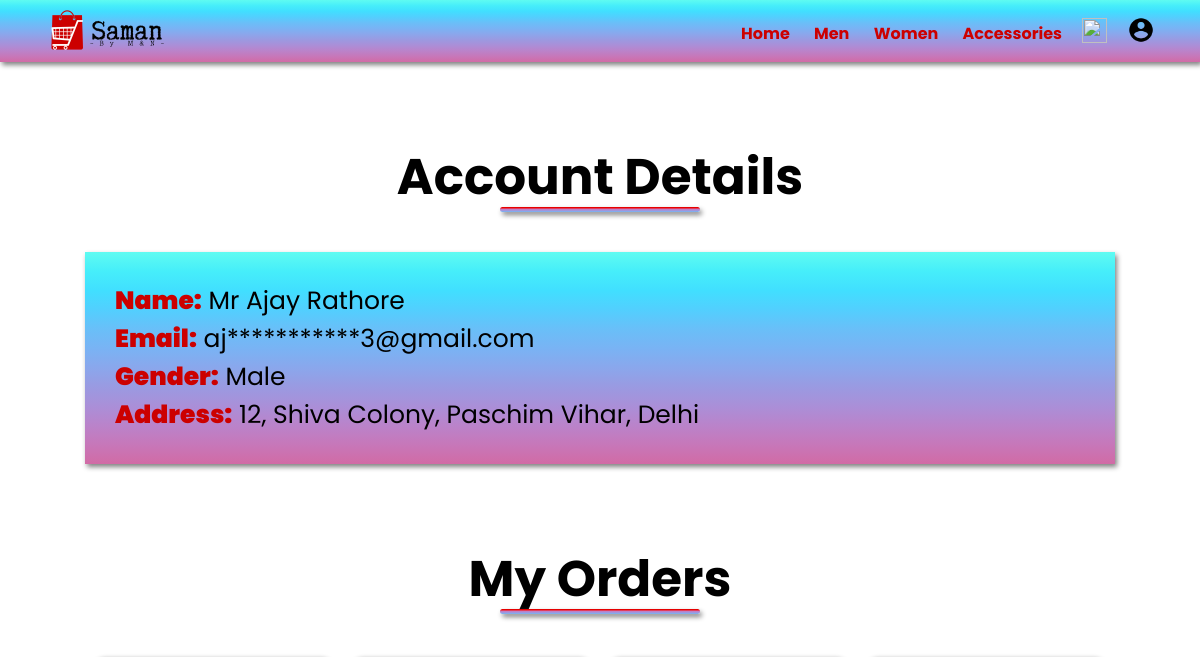
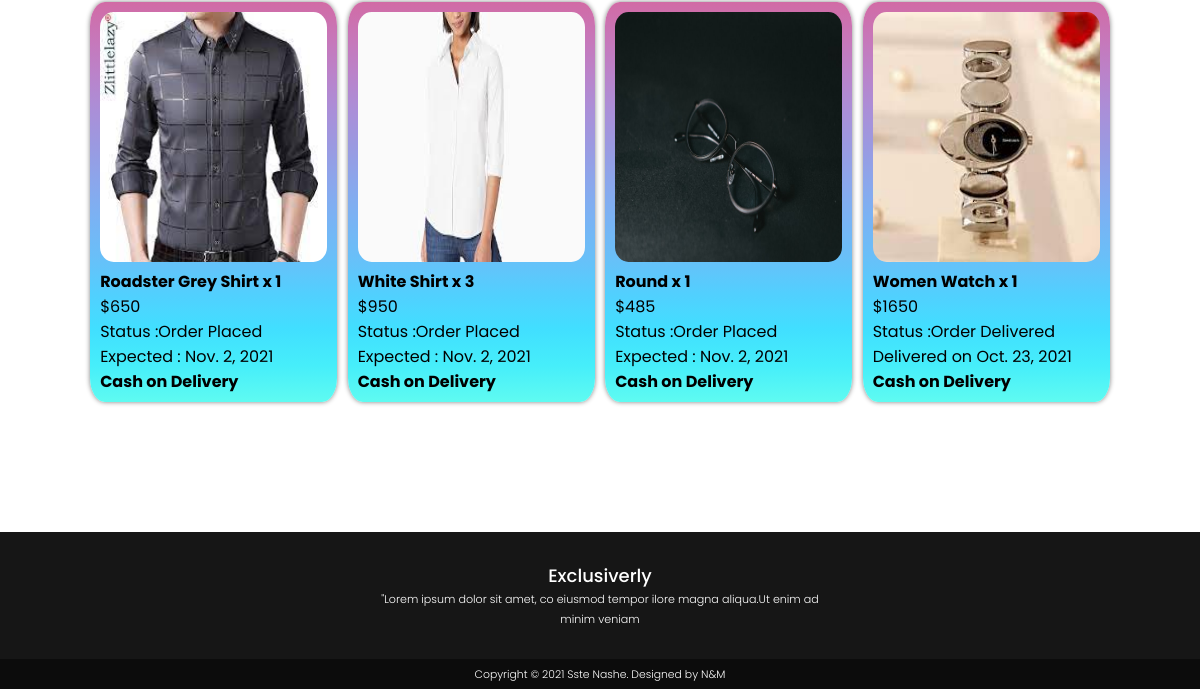
/account/, run on an earlier commit of the app's database (2 pictures, top to bottom).
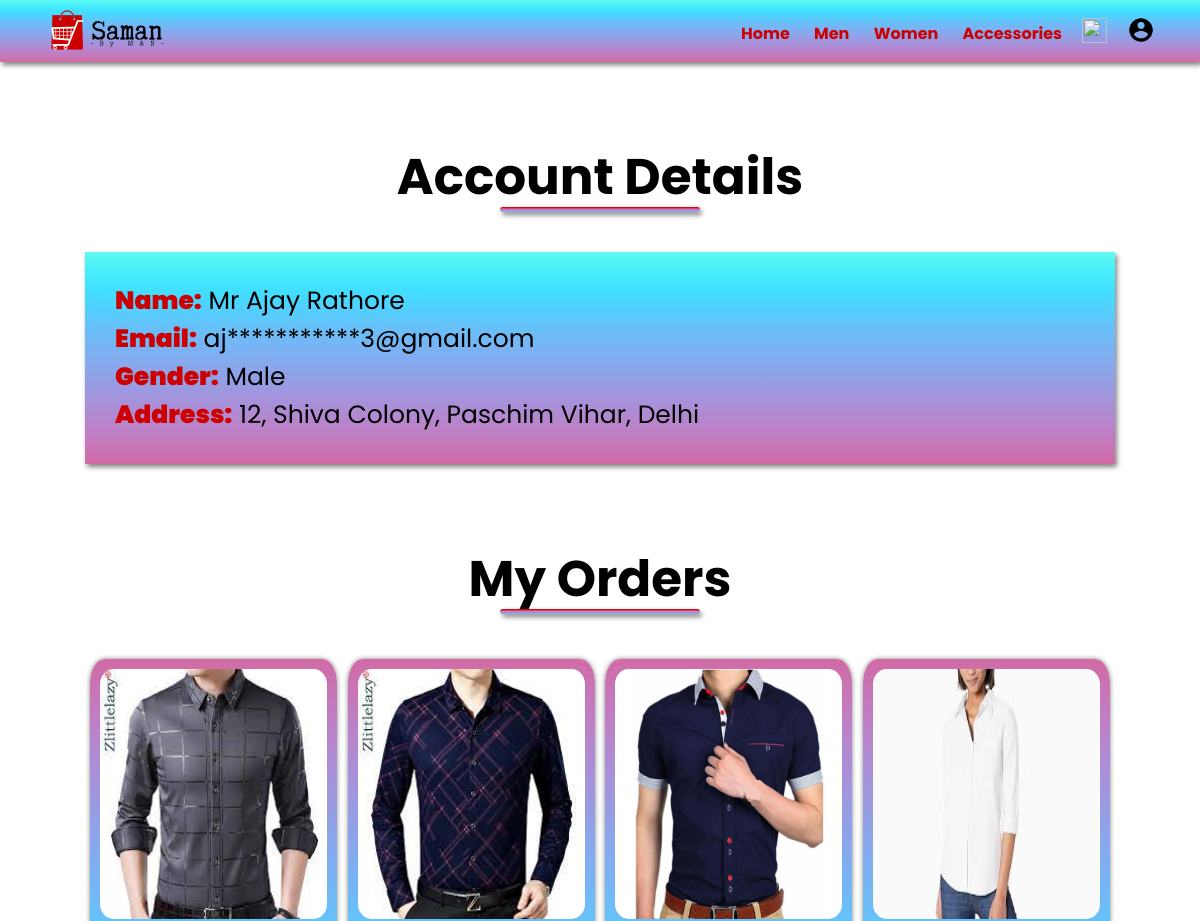
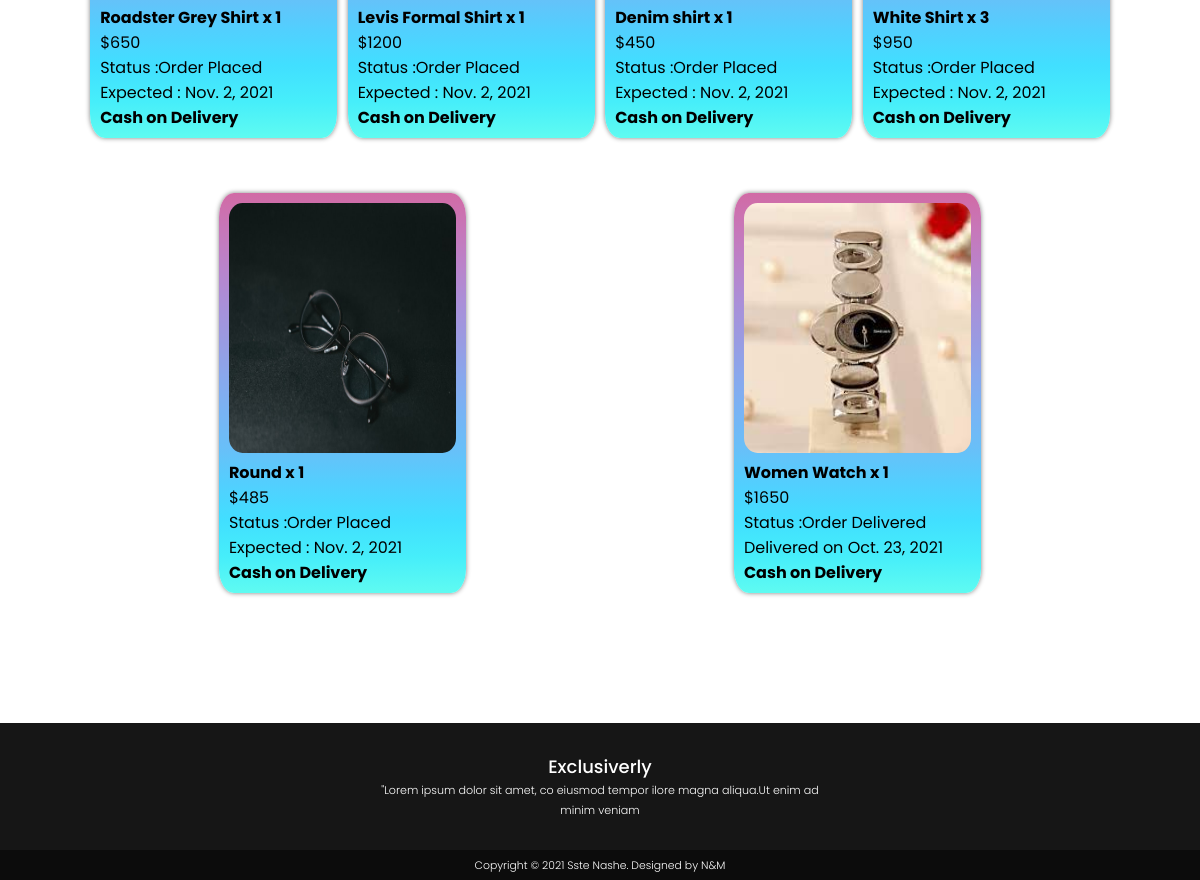
And on a later commit of the database (2 pictures, top to bottom).
### collection/models.py (models this page shows, shortened)
class Men(models.Model):
    product_id=models.CharField(max_length=20, primary_key=True)
    category=models.CharField(max_length=122)
    name=models.CharField(max_length=50)
    Price=models.CharField(max_length=100)
    product_img=models.ImageField(null=True, upload_to="collection/images")
    addedToCart=models.BooleanField(default=False)
    quantity=models.IntegerField(default=1)
    latest=models.BooleanField(default=False)
    featured=models.BooleanField(default=False)
    desc=models.CharField(max_length=1000, default="Lorem ipsum dolor sit amet consectetur adipisicing elit. Excepturi neque temporibus labore magni voluptate! Deleniti impedit maiores dolor sit corporis placeat perferendis, illum molestias mollitia deserunt nesciunt distinctio")
    quantity_ordered=models.IntegerField(default=1)
    ordered_on=models.DateField(default=datetime.date.today)
    deliverd=models.BooleanField(default=False)
    ordered = models.BooleanField(default=False)
    delivered_on=models.DateField(default=date.today() + timedelta(days=10))
    expected_delivery=models.DateField(default=date.today() + timedelta(days=10))
    mop=models.CharField(max_length=20,default="COD")

class Women(models.Model):
    product_id=models.CharField(max_length=20, primary_key=True)
    category=models.CharField(max_length=122)
    name=models.CharField(max_length=50)
    Price=models.CharField(max_length=100)
    product_img=models.ImageField(null=True, upload_to="collection/images")
    addedToCart=models.BooleanField(default=False)
    quantity=models.IntegerField(default=1)
    latest=models.BooleanField(default=False)
    featured=models.BooleanField(default=False)
    desc = models.CharField(max_length=1000,default="Lorem ipsum dolor sit amet consectetur adipisicing elit. Excepturi neque temporibus labore magni voluptate! Deleniti impedit maiores dolor sit corporis placeat perferendis, illum molestias mollitia deserunt nesciunt distinctio")
    quantity_ordered=models.IntegerField(default=1)
    ordered_on=models.DateField(default=datetime.date.today)
    deliverd=models.BooleanField(default=False)
    ordered = models.BooleanField(default=False)
    delivered_on=models.DateField(default=date.today() + timedelta(days=10))
    expected_delivery=models.DateField(default=date.today() + timedelta(days=10))
    mop=models.CharField(max_length=20,default="COD")

class Accessory(models.Model):
    product_id=models.CharField(max_length=20, primary_key=True)
    category=models.CharField(max_length=122)
    name=models.CharField(max_length=50)
    Price=models.CharField(max_length=100)
    product_img=models.ImageField(null=True, upload_to="collection/images")
    addedToCart=models.BooleanField(default=False)
    quantity=models.IntegerField(default=1)
    latest=models.BooleanField(default=False)
    featured=models.BooleanField(default=False)
    desc = models.CharField(max_length=1000,default="Lorem ipsum dolor sit amet consectetur adipisicing elit. Excepturi neque temporibus labore magni voluptate! Deleniti impedit maiores dolor sit corporis placeat perferendis, illum molestias mollitia deserunt nesciunt distinctio")
    quantity_ordered=models.IntegerField(default=1)
    ordered_on=models.DateField(default=datetime.date.today)
    deliverd=models.BooleanField(default=False)
    ordered = models.BooleanField(default=False)
    delivered_on=models.DateField(default=date.today() + timedelta(days=10))
    expected_delivery=models.DateField(default=date.today() + timedelta(days=10))
    mop=models.CharField(max_length=20,default="COD")

### collection/views.py (the view)
# urls.py: path('account/',views.account,name='account'),
def account(request):
    orderedItems1=Men.objects.filter(ordered=True)
    orderedItems2 = Women.objects.filter(ordered=True)
    orderedItems3 = Accessory.objects.filter(ordered=True)
    orderedItems=[]
    for i in orderedItems1:
        orderedItems.append(i)
    for i in orderedItems2:
        orderedItems.append(i)
    for i in orderedItems3:
        orderedItems.append(i)
    data={"orderedItems": orderedItems}
    print(orderedItems)
    return render(request,'account.html',data)

### templates/account.html (shortened to what this page needs)
{%  extends 'base.html' %}
{% block body %}
    {%  load static %}
    <div class="subFeatured">
        <h2 class="titleFtr">Account Details</h2>
        <div class="account">
            <div class="accName"> <b class="accData">Name:</b> Mr Ajay Rathore</div>
            <div class="accGmail"><b class="accData">Email:</b> aj***********3@gmail.com</div>
            <div class="accGen"><b class="accData">Gender:</b> Male</div>
            <div class="accAdd"><b class="accData">Address:</b> 12, Shiva Colony, Paschim Vihar, Delhi</div>
       </div>
    </div>
    <div class="subFeatured">
        <h2 class="titleFtr">My Orders</h2>
        <div class="row1 ">
            {% for order in orderedItems %}
                {% if order.deliverd == False %}
                    <div class="column4" style="height: 400px">
                        <img src="{{ order.product_img.url }}">
                        <h4>{{ order.name}} x {{ order.quantity_ordered }}</h4>
                        <p>${{ order.Price }}</p>
                        Status :Order Placed<br>Expected : {{ order.expected_delivery }}
                        <p><b>Cash on Delivery</b></p>
                    </div>
                {% endif %}
            {% endfor %}
            {% for order in orderedItems %}
                {% if order.deliverd %}
                    <div class="column4" style="height: 400px">
                        <img src="{{ order.product_img.url }}">
                        <h4>{{ order.name}} x {{ order.quantity_ordered }}</h4>
                        <p>${{ order.Price }}</p>
                        Status :Order Delivered<br>Delivered on {{ order.delivered_on }}
                        <p><b>Cash on Delivery</b></p>
                    </div>
                {% endif %}
            {% endfor %}
        </div>
    </div>
{% endblock body %}

What changed in the data, as far as the page shows it:
now on this page (row edited): Men: product_img (picture), name "Levis Formal Shirt", quantity_ordered "1", Price "1200", expected_delivery "Nov. 2, 2021"
now on this page (row edited): Men: product_img (picture), name "Denim shirt", quantity_ordered "1", Price "450", expected_delivery "Nov. 2, 2021"
